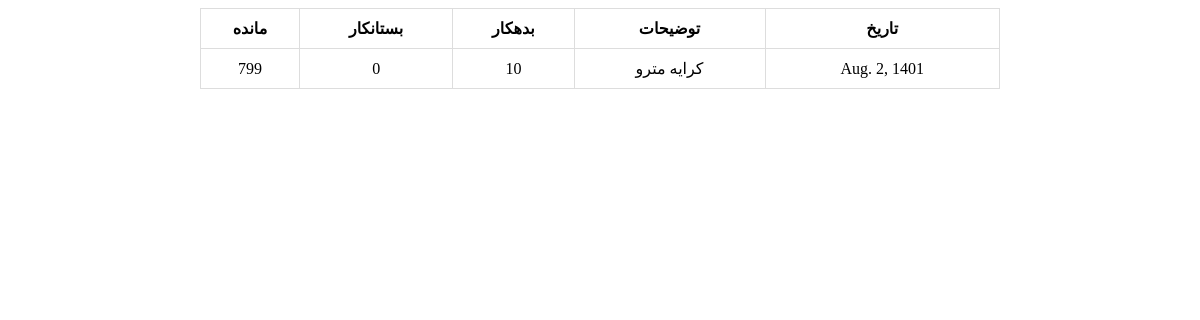
Before: /main/ with the older database file.
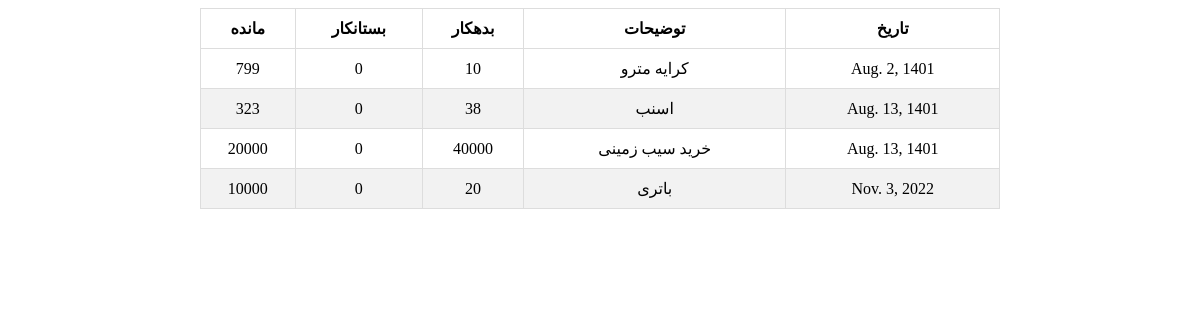
After: the same page with the newer database file.
### main/models.py (models this page shows)
class Transaction(models.Model):
    date = models.DateField(default=datetime.date.today)
    exp = models.CharField(max_length=1000) #explanation
    deb = models.IntegerField(default=0) #debtor
    cred = models.IntegerField(default=0) #creditor
    remain = models.IntegerField(default=0)

### main/views.py (the view)
# urls.py: path('' , views.index , name='index') ,
def index(request):
    p = Paginator(Transaction.objects.all() , 5)
    context = {
        'transactions' : p.page(1).object_list
    }
    return render(request , 'main/main.html' , context)

### main/templates/main/main.html (shortened to what this page needs)
<!DOCTYPE html>
{% load static %}
<html lang="en">
<head>
    <link rel="stylesheet"  href="{% static 'main/main.css' %}" />
</head>
<body>
    <table>
        <thead>
        <tr>
            <th>مانده</th>
            <th>بستانکار</th>
            <th>بدهکار</th>
            <th>توضیحات</th>
            <th>تاریخ</th>
        </tr>
        </thead>
        <tbody id="maintable">
            {% for t in transactions %}
                <tr>
                    <td>{{ t.remain }}</td>
                    <td>{{ t.cred }}</td>
                    <td>{{ t.deb }}</td>
                    <td>{{ t.exp }}</td>
                    <td>{{ t.date }}</td>
                </tr>
            {% endfor %}
        </tbody>
    </table>
</body>
</html>

### static/main/main.css (style rules this page uses)
table { border-collapse:collapse ; margin: 0 auto; width: 100%; max-width: 800px; }
td, th { border: 1px solid #dddddd; text-align: center; padding: 10px 0; }
tr:nth-child(even) { background-color: #f2f2f2; }

Changed rows visible on the page:
added Transaction: remain "323", cred "0", deb "38", exp "اسنب", date "Aug. 13, 1401"
added Transaction: remain "20000", cred "0", deb "40000", exp "خرید سیب زمینی", date "Aug. 13, 1401"
added Transaction: remain "10000", cred "0", deb "20", exp "باتری", date "Nov. 3, 2022"
